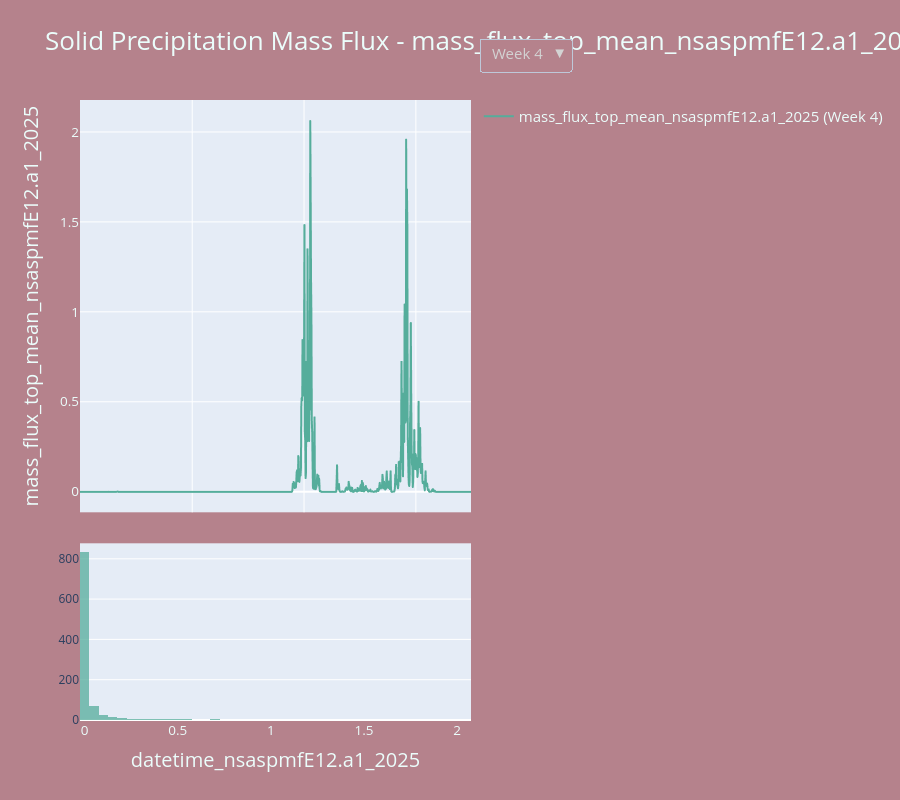
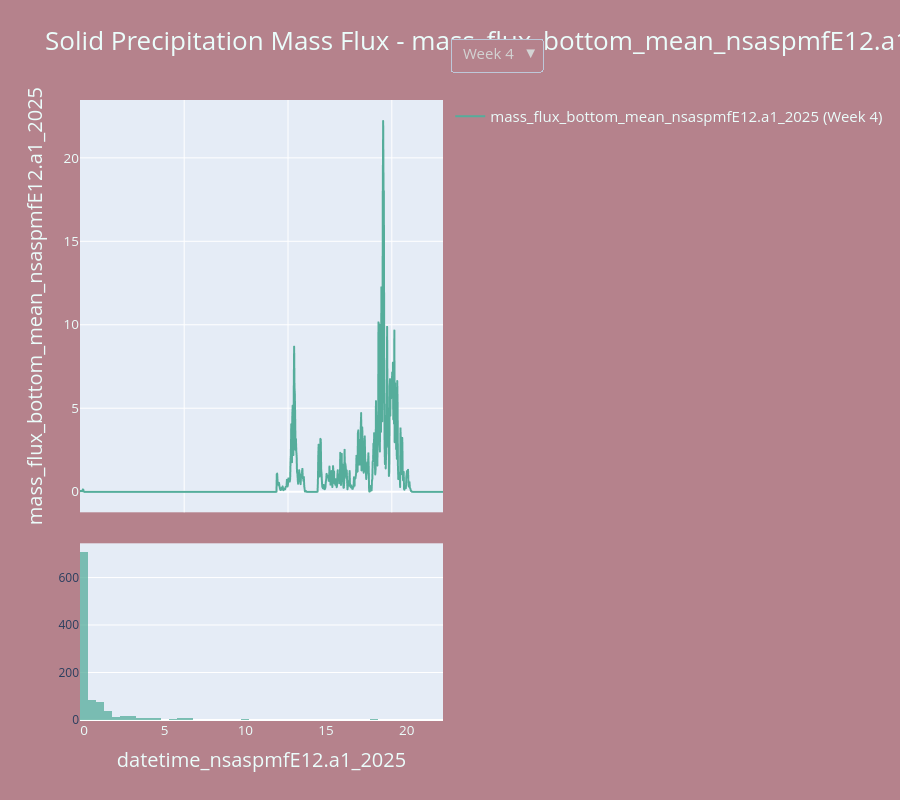
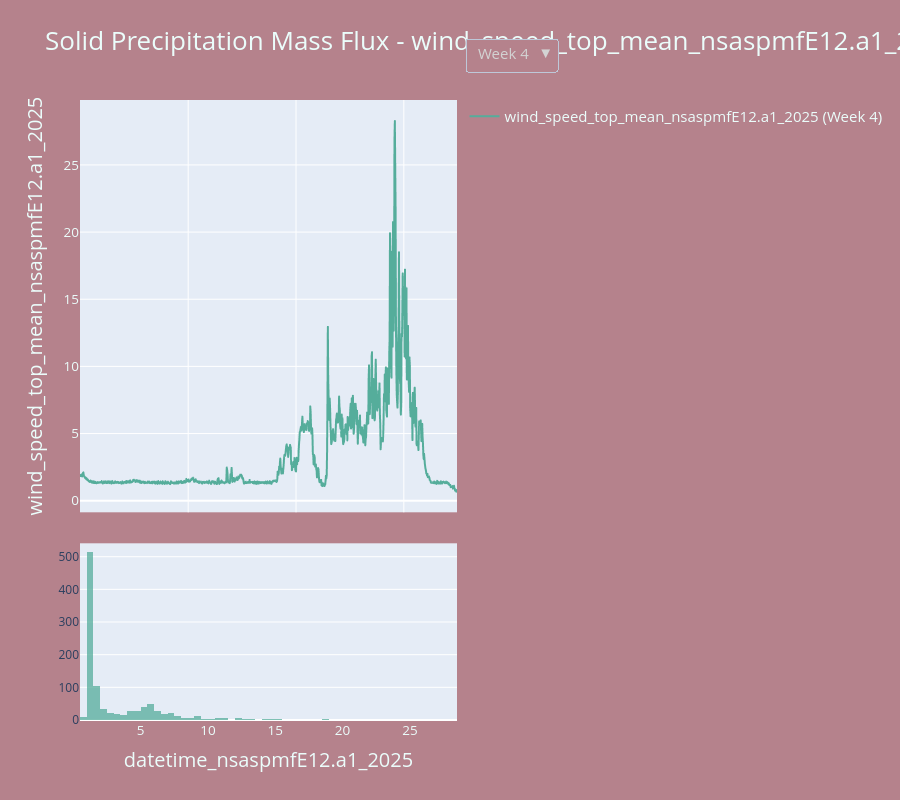
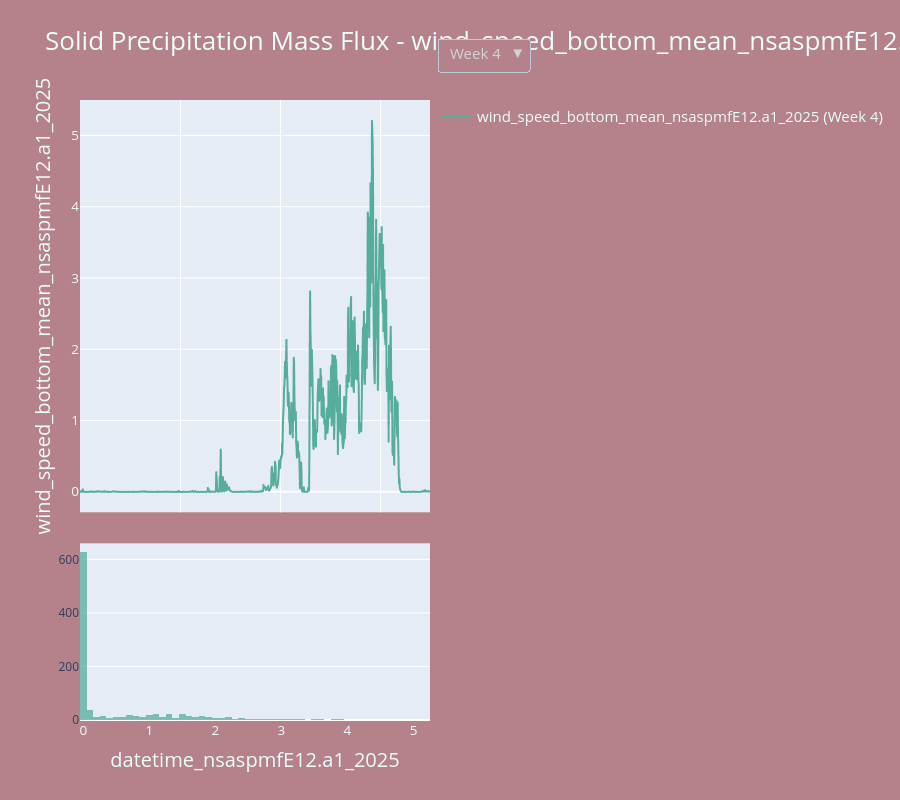

The cell these charts' notebook holds for them, in order:
### Code cell
site = "E12"
instrument = "SPMF"

df, vars, title = load_and_prepare_dataframe(site, instrument, yml)

figs = {}
for var in vars[1:]:

    fig = make_subplots(rows=2, cols=1, row_heights=[0.7, 0.3], shared_xaxes=True, vertical_spacing=0.05)
    trace_meta, hist_meta = [], []

    # var = vars[1]
    time_col = vars[0]
    weeks = sorted(df['week'].unique(), reverse=True)  # show Week 4 first in dropdown

    # Add one line plot per week
    for week in weeks:
        df_week = df[df['week'] == week]
        trace = go.Scattergl(
            x=df_week[time_col],
            y=df_week[var],
            mode='lines',
            name=f"{var} (Week {week})",
            visible=(week == weeks[0]),
            showlegend=True,
            line=dict(color="#55AD9B")
        )
        fig.add_trace(trace, row=1, col=1)
        trace_meta.append(week)


    for week in weeks:
        df_week = df[df['week'] == week]
        hist = go.Histogram(
            x=df_week[var],
            nbinsx=100,
            marker=dict(color="#55AD9B"),
            opacity=0.75,
            name=f"{var} Histogram (Week {week})",
            visible=(week == weeks[0]),
            showlegend=False
        )
        fig.add_trace(hist, row=2, col=1)
        hist_meta.append(week)
        
    # Create dropdown menu buttons
    buttons = []
    for i, week in enumerate(weeks):
        n_weeks = len(weeks)
        visibility = [j == i for j in range(n_weeks)] + [j == i for j in range(n_weeks)]
        buttons.append(dict(
            label=f"Week {week}",
            method="update",
            args=[
                {"visible": visibility},
                {"title": f"{title} - {var} (Week {week})"}
            ]
        ))

    # Layout
    fig.update_layout(
        paper_bgcolor='#B5828C',
        title=dict(
            text=f"{title} - {var} (Week {weeks[0]})",
            font=dict(color='#EBFDFB', size=26, family=fontfamily)
        ),
        xaxis2=dict(  # x-axis of histogram (bottom plot)
            title=dict(text=time_col, font=dict(color='#EBFDFB', size=20, family=fontfamily)),
            tickfont=dict(color='#EBFDFB', size=13.5, family=fontfamily)
        ),
        yaxis=dict(
            title=dict(text=var, font=dict(color='#EBFDFB', size=20, family=fontfamily)),
            tickfont=dict(color='#EBFDFB', size=13.5, family=fontfamily)
        ),
        legend=dict(
            x=1.02, y=1, yanchor='top',
            font=dict(color='#EBFDFB', size=15, family=fontfamily)
        ),
        updatemenus=[dict(
            type="dropdown",
            direction="down",
            showactive=True,
            x=1.02,
            y=1.1,
            xanchor="left",
            yanchor="top",
            font=dict(color="lightgrey", size=15, family=fontfamily),
            buttons=buttons
        )],
        height=800
    )
    figs[var] = fig
    fig.show()

html_blocks, mode_blocks = [], []
for i, (name, fig) in enumerate(figs.items()):

    mode_block = f"""
            <li data-target="{name}_container"><a href="#">{name}</a></li>
    """
    mode_blocks.append(mode_block)


    fig_html = pio.to_html(fig, include_plotlyjs=False, full_html=False)
    html_block = f"""
    <div class="plot-wrapper" data-container="{name}_container">
        <div id="{name}_container"  class="plot-container">
            {fig_html}
        </div>
    </div>
    """
    html_blocks.append(html_block)

full_html = f"""
<!DOCTYPE html>
<html lang="en">
<head>
    <meta charset="UTF-8">
    <meta name="viewport" content="width=device-width, initial-scale=1.0">
    <title>{title} Plotly Plots</title>
    <link rel="stylesheet" href="https://cdnjs.cloudflare.com/ajax/libs/font-awesome/6.5.0/css/all.min.css">
    <link rel="stylesheet" href="../../style.css">
    <script src="https://cdn.plot.ly/plotly-latest.min.js"></script>
</head>
<body>
    <h1>{title} ({instrument}, {site}) Plotly Plots</h1>

    <nav id="cut-nav"> 
        <ul id="cut-links"></ul>
    </nav>

    <!-- performance or selection plots -->
    <nav id="mode-nav">
        <ul>
            <li>Plot: </li>
            {''.join(mode_blocks)}
        </ul>
    </nav>

    <!-- Section to display images -->
    <section>
        <h2 id="cut-title">{title} ({instrument}, {site}) Description<br>
            Can drag to zoom in & double click to reset below images
        </h2>
        <div class="wrapper" id="image-container">
            <!-- Images will be dynamically added here -->
        </div>
    </section>

    <!-- Modal for Fullscreen Image -->
    <div id="image-modal" class="modal">
        <span class="close">&times;</span>
        <img class="modal-content" id="modal-img">
    </div>

    {''.join(html_blocks)}

    <script src="../../cut_link.js"></script>
    <script src="../../scroll.js"></script>
    <script src="../../navigation.js"></script>
</body>
</html>
"""

with open(f'../tmp/{site}/{instrument}.html', "w", encoding="utf-8") as f:
    f.write(full_html)

### Figure 1 — Plotly figure (JSON) as saved in the notebook; plotly's stock layout.template omitted (floating-point values rounded to 4 significant figures; data arrays with more than 128 entries replaced by an {"elided": "..."} marker saying what was removed)
{"data": [{"line": {"color": "#55AD9B"}, "mode": "lines", "name": "mass_flux_top_mean_nsaspmfE12.a1_2025 (Week 4)", "showlegend": true, "type": "scattergl", "visible": true, "x": {"elided": "1008 str values"}, "xaxis": "x", "y": {"elided": "1008 float values"}, "yaxis": "y"}, {"line": {"color": "#55AD9B"}, "mode": "lines", "name": "mass_flux_top_mean_nsaspmfE12.a1_2025 (Week 3)", "showlegend": true, "type": "scattergl", "visible": false, "x": {"elided": "720 str values"}, "xaxis": "x", "y": {"elided": "720 float values"}, "yaxis": "y"}, {"line": {"color": "#55AD9B"}, "mode": "lines", "name": "mass_flux_top_mean_nsaspmfE12.a1_2025 (Week 2)", "showlegend": true, "type": "scattergl", "visible": false, "x": {"elided": "1008 str values"}, "xaxis": "x", "y": {"elided": "1008 float values"}, "yaxis": "y"}, {"line": {"color": "#55AD9B"}, "mode": "lines", "name": "mass_flux_top_mean_nsaspmfE12.a1_2025 (Week 1)", "showlegend": true, "type": "scattergl", "visible": false, "x": {"elided": "1008 str values"}, "xaxis": "x", "y": {"elided": "1008 float values"}, "yaxis": "y"}, {"marker": {"color": "#55AD9B"}, "name": "mass_flux_top_mean_nsaspmfE12.a1_2025 Histogram (Week 4)", "nbinsx": 100, "opacity": 0.75, "showlegend": false, "type": "histogram", "visible": true, "x": {"elided": "1008 float values"}, "xaxis": "x2", "yaxis": "y2"}, {"marker": {"color": "#55AD9B"}, "name": "mass_flux_top_mean_nsaspmfE12.a1_2025 Histogram (Week 3)", "nbinsx": 100, "opacity": 0.75, "showlegend": false, "type": "histogram", "visible": false, "x": {"elided": "720 float values"}, "xaxis": "x2", "yaxis": "y2"}, {"marker": {"color": "#55AD9B"}, "name": "mass_flux_top_mean_nsaspmfE12.a1_2025 Histogram (Week 2)", "nbinsx": 100, "opacity": 0.75, "showlegend": false, "type": "histogram", "visible": false, "x": {"elided": "1008 float values"}, "xaxis": "x2", "yaxis": "y2"}, {"marker": {"color": "#55AD9B"}, "name": "mass_flux_top_mean_nsaspmfE12.a1_2025 Histogram (Week 1)", "nbinsx": 100, "opacity": 0.75, "showlegend": false, "type": "histogram", "visible": false, "x": {"elided": "1008 float values"}, "xaxis": "x2", "yaxis": "y2"}], "layout": {"height": 800, "legend": {"font": {"color": "#EBFDFB", "family": "Open Sans", "size": 15}, "x": 1.02, "y": 1, "yanchor": "top"}, "paper_bgcolor": "#B5828C", "title": {"font": {"color": "#EBFDFB", "family": "Open Sans", "size": 26}, "text": "Solid Precipitation Mass Flux - mass_flux_top_mean_nsaspmfE12.a1_2025 (Week 4)"}, "updatemenus": [{"buttons": [{"args": [{"visible": [true, false, false, false, true, false, false, false]}, {"title": "Solid Precipitation Mass Flux - mass_flux_top_mean_nsaspmfE12.a1_2025 (Week 4)"}], "label": "Week 4", "method": "update"}, {"args": [{"visible": [false, true, false, false, false, true, false, false]}, {"title": "Solid Precipitation Mass Flux - mass_flux_top_mean_nsaspmfE12.a1_2025 (Week 3)"}], "label": "Week 3", "method": "update"}, {"args": [{"visible": [false, false, true, false, false, false, true, false]}, {"title": "Solid Precipitation Mass Flux - mass_flux_top_mean_nsaspmfE12.a1_2025 (Week 2)"}], "label": "Week 2", "method": "update"}, {"args": [{"visible": [false, false, false, true, false, false, false, true]}, {"title": "Solid Precipitation Mass Flux - mass_flux_top_mean_nsaspmfE12.a1_2025 (Week 1)"}], "label": "Week 1", "method": "update"}], "direction": "down", "font": {"color": "lightgrey", "family": "Open Sans", "size": 15}, "showactive": true, "type": "dropdown", "x": 1.02, "xanchor": "left", "y": 1.1, "yanchor": "top"}], "xaxis": {"anchor": "y", "domain": [0, 1], "matches": "x2", "showticklabels": false}, "xaxis2": {"anchor": "y2", "domain": [0, 1], "tickfont": {"color": "#EBFDFB", "family": "Open Sans", "size": 13.5}, "title": {"font": {"color": "#EBFDFB", "family": "Open Sans", "size": 20}, "text": "datetime_nsaspmfE12.a1_2025"}}, "yaxis": {"anchor": "x", "domain": [0.335, 1.0], "tickfont": {"color": "#EBFDFB", "family": "Open Sans", "size": 13.5}, "title": {"font": {"color": "#EBFDFB", "family": "Open Sans", "size": 20}, "text": "mass_flux_top_mean_nsaspmfE12.a1_2025"}}, "yaxis2": {"anchor": "x2", "domain": [0, 0.285]}}}

### Figure 2 — Plotly figure (JSON) as saved in the notebook; plotly's stock layout.template omitted (floating-point values rounded to 4 significant figures; data arrays with more than 128 entries replaced by an {"elided": "..."} marker saying what was removed)
{"data": [{"line": {"color": "#55AD9B"}, "mode": "lines", "name": "mass_flux_bottom_mean_nsaspmfE12.a1_2025 (Week 4)", "showlegend": true, "type": "scattergl", "visible": true, "x": {"elided": "1008 str values"}, "xaxis": "x", "y": {"elided": "1008 float values"}, "yaxis": "y"}, {"line": {"color": "#55AD9B"}, "mode": "lines", "name": "mass_flux_bottom_mean_nsaspmfE12.a1_2025 (Week 3)", "showlegend": true, "type": "scattergl", "visible": false, "x": {"elided": "720 str values"}, "xaxis": "x", "y": {"elided": "720 float values"}, "yaxis": "y"}, {"line": {"color": "#55AD9B"}, "mode": "lines", "name": "mass_flux_bottom_mean_nsaspmfE12.a1_2025 (Week 2)", "showlegend": true, "type": "scattergl", "visible": false, "x": {"elided": "1008 str values"}, "xaxis": "x", "y": {"elided": "1008 float values"}, "yaxis": "y"}, {"line": {"color": "#55AD9B"}, "mode": "lines", "name": "mass_flux_bottom_mean_nsaspmfE12.a1_2025 (Week 1)", "showlegend": true, "type": "scattergl", "visible": false, "x": {"elided": "1008 str values"}, "xaxis": "x", "y": {"elided": "1008 float values"}, "yaxis": "y"}, {"marker": {"color": "#55AD9B"}, "name": "mass_flux_bottom_mean_nsaspmfE12.a1_2025 Histogram (Week 4)", "nbinsx": 100, "opacity": 0.75, "showlegend": false, "type": "histogram", "visible": true, "x": {"elided": "1008 float values"}, "xaxis": "x2", "yaxis": "y2"}, {"marker": {"color": "#55AD9B"}, "name": "mass_flux_bottom_mean_nsaspmfE12.a1_2025 Histogram (Week 3)", "nbinsx": 100, "opacity": 0.75, "showlegend": false, "type": "histogram", "visible": false, "x": {"elided": "720 float values"}, "xaxis": "x2", "yaxis": "y2"}, {"marker": {"color": "#55AD9B"}, "name": "mass_flux_bottom_mean_nsaspmfE12.a1_2025 Histogram (Week 2)", "nbinsx": 100, "opacity": 0.75, "showlegend": false, "type": "histogram", "visible": false, "x": {"elided": "1008 float values"}, "xaxis": "x2", "yaxis": "y2"}, {"marker": {"color": "#55AD9B"}, "name": "mass_flux_bottom_mean_nsaspmfE12.a1_2025 Histogram (Week 1)", "nbinsx": 100, "opacity": 0.75, "showlegend": false, "type": "histogram", "visible": false, "x": {"elided": "1008 float values"}, "xaxis": "x2", "yaxis": "y2"}], "layout": {"height": 800, "legend": {"font": {"color": "#EBFDFB", "family": "Open Sans", "size": 15}, "x": 1.02, "y": 1, "yanchor": "top"}, "paper_bgcolor": "#B5828C", "title": {"font": {"color": "#EBFDFB", "family": "Open Sans", "size": 26}, "text": "Solid Precipitation Mass Flux - mass_flux_bottom_mean_nsaspmfE12.a1_2025 (Week 4)"}, "updatemenus": [{"buttons": [{"args": [{"visible": [true, false, false, false, true, false, false, false]}, {"title": "Solid Precipitation Mass Flux - mass_flux_bottom_mean_nsaspmfE12.a1_2025 (Week 4)"}], "label": "Week 4", "method": "update"}, {"args": [{"visible": [false, true, false, false, false, true, false, false]}, {"title": "Solid Precipitation Mass Flux - mass_flux_bottom_mean_nsaspmfE12.a1_2025 (Week 3)"}], "label": "Week 3", "method": "update"}, {"args": [{"visible": [false, false, true, false, false, false, true, false]}, {"title": "Solid Precipitation Mass Flux - mass_flux_bottom_mean_nsaspmfE12.a1_2025 (Week 2)"}], "label": "Week 2", "method": "update"}, {"args": [{"visible": [false, false, false, true, false, false, false, true]}, {"title": "Solid Precipitation Mass Flux - mass_flux_bottom_mean_nsaspmfE12.a1_2025 (Week 1)"}], "label": "Week 1", "method": "update"}], "direction": "down", "font": {"color": "lightgrey", "family": "Open Sans", "size": 15}, "showactive": true, "type": "dropdown", "x": 1.02, "xanchor": "left", "y": 1.1, "yanchor": "top"}], "xaxis": {"anchor": "y", "domain": [0, 1], "matches": "x2", "showticklabels": false}, "xaxis2": {"anchor": "y2", "domain": [0, 1], "tickfont": {"color": "#EBFDFB", "family": "Open Sans", "size": 13.5}, "title": {"font": {"color": "#EBFDFB", "family": "Open Sans", "size": 20}, "text": "datetime_nsaspmfE12.a1_2025"}}, "yaxis": {"anchor": "x", "domain": [0.335, 1.0], "tickfont": {"color": "#EBFDFB", "family": "Open Sans", "size": 13.5}, "title": {"font": {"color": "#EBFDFB", "family": "Open Sans", "size": 20}, "text": "mass_flux_bottom_mean_nsaspmfE12.a1_2025"}}, "yaxis2": {"anchor": "x2", "domain": [0, 0.285]}}}

### Figure 3 — Plotly figure (JSON) as saved in the notebook; plotly's stock layout.template omitted (floating-point values rounded to 4 significant figures; data arrays with more than 128 entries replaced by an {"elided": "..."} marker saying what was removed)
{"data": [{"line": {"color": "#55AD9B"}, "mode": "lines", "name": "wind_speed_top_mean_nsaspmfE12.a1_2025 (Week 4)", "showlegend": true, "type": "scattergl", "visible": true, "x": {"elided": "1008 str values"}, "xaxis": "x", "y": {"elided": "1008 float values"}, "yaxis": "y"}, {"line": {"color": "#55AD9B"}, "mode": "lines", "name": "wind_speed_top_mean_nsaspmfE12.a1_2025 (Week 3)", "showlegend": true, "type": "scattergl", "visible": false, "x": {"elided": "720 str values"}, "xaxis": "x", "y": {"elided": "720 float values"}, "yaxis": "y"}, {"line": {"color": "#55AD9B"}, "mode": "lines", "name": "wind_speed_top_mean_nsaspmfE12.a1_2025 (Week 2)", "showlegend": true, "type": "scattergl", "visible": false, "x": {"elided": "1008 str values"}, "xaxis": "x", "y": {"elided": "1008 float values"}, "yaxis": "y"}, {"line": {"color": "#55AD9B"}, "mode": "lines", "name": "wind_speed_top_mean_nsaspmfE12.a1_2025 (Week 1)", "showlegend": true, "type": "scattergl", "visible": false, "x": {"elided": "1008 str values"}, "xaxis": "x", "y": {"elided": "1008 float values"}, "yaxis": "y"}, {"marker": {"color": "#55AD9B"}, "name": "wind_speed_top_mean_nsaspmfE12.a1_2025 Histogram (Week 4)", "nbinsx": 100, "opacity": 0.75, "showlegend": false, "type": "histogram", "visible": true, "x": {"elided": "1008 float values"}, "xaxis": "x2", "yaxis": "y2"}, {"marker": {"color": "#55AD9B"}, "name": "wind_speed_top_mean_nsaspmfE12.a1_2025 Histogram (Week 3)", "nbinsx": 100, "opacity": 0.75, "showlegend": false, "type": "histogram", "visible": false, "x": {"elided": "720 float values"}, "xaxis": "x2", "yaxis": "y2"}, {"marker": {"color": "#55AD9B"}, "name": "wind_speed_top_mean_nsaspmfE12.a1_2025 Histogram (Week 2)", "nbinsx": 100, "opacity": 0.75, "showlegend": false, "type": "histogram", "visible": false, "x": {"elided": "1008 float values"}, "xaxis": "x2", "yaxis": "y2"}, {"marker": {"color": "#55AD9B"}, "name": "wind_speed_top_mean_nsaspmfE12.a1_2025 Histogram (Week 1)", "nbinsx": 100, "opacity": 0.75, "showlegend": false, "type": "histogram", "visible": false, "x": {"elided": "1008 float values"}, "xaxis": "x2", "yaxis": "y2"}], "layout": {"height": 800, "legend": {"font": {"color": "#EBFDFB", "family": "Open Sans", "size": 15}, "x": 1.02, "y": 1, "yanchor": "top"}, "paper_bgcolor": "#B5828C", "title": {"font": {"color": "#EBFDFB", "family": "Open Sans", "size": 26}, "text": "Solid Precipitation Mass Flux - wind_speed_top_mean_nsaspmfE12.a1_2025 (Week 4)"}, "updatemenus": [{"buttons": [{"args": [{"visible": [true, false, false, false, true, false, false, false]}, {"title": "Solid Precipitation Mass Flux - wind_speed_top_mean_nsaspmfE12.a1_2025 (Week 4)"}], "label": "Week 4", "method": "update"}, {"args": [{"visible": [false, true, false, false, false, true, false, false]}, {"title": "Solid Precipitation Mass Flux - wind_speed_top_mean_nsaspmfE12.a1_2025 (Week 3)"}], "label": "Week 3", "method": "update"}, {"args": [{"visible": [false, false, true, false, false, false, true, false]}, {"title": "Solid Precipitation Mass Flux - wind_speed_top_mean_nsaspmfE12.a1_2025 (Week 2)"}], "label": "Week 2", "method": "update"}, {"args": [{"visible": [false, false, false, true, false, false, false, true]}, {"title": "Solid Precipitation Mass Flux - wind_speed_top_mean_nsaspmfE12.a1_2025 (Week 1)"}], "label": "Week 1", "method": "update"}], "direction": "down", "font": {"color": "lightgrey", "family": "Open Sans", "size": 15}, "showactive": true, "type": "dropdown", "x": 1.02, "xanchor": "left", "y": 1.1, "yanchor": "top"}], "xaxis": {"anchor": "y", "domain": [0, 1], "matches": "x2", "showticklabels": false}, "xaxis2": {"anchor": "y2", "domain": [0, 1], "tickfont": {"color": "#EBFDFB", "family": "Open Sans", "size": 13.5}, "title": {"font": {"color": "#EBFDFB", "family": "Open Sans", "size": 20}, "text": "datetime_nsaspmfE12.a1_2025"}}, "yaxis": {"anchor": "x", "domain": [0.335, 1.0], "tickfont": {"color": "#EBFDFB", "family": "Open Sans", "size": 13.5}, "title": {"font": {"color": "#EBFDFB", "family": "Open Sans", "size": 20}, "text": "wind_speed_top_mean_nsaspmfE12.a1_2025"}}, "yaxis2": {"anchor": "x2", "domain": [0, 0.285]}}}

### Figure 4 — Plotly figure (JSON) as saved in the notebook; plotly's stock layout.template omitted (floating-point values rounded to 4 significant figures; data arrays with more than 128 entries replaced by an {"elided": "..."} marker saying what was removed)
{"data": [{"line": {"color": "#55AD9B"}, "mode": "lines", "name": "wind_speed_bottom_mean_nsaspmfE12.a1_2025 (Week 4)", "showlegend": true, "type": "scattergl", "visible": true, "x": {"elided": "1008 str values"}, "xaxis": "x", "y": {"elided": "1008 float values"}, "yaxis": "y"}, {"line": {"color": "#55AD9B"}, "mode": "lines", "name": "wind_speed_bottom_mean_nsaspmfE12.a1_2025 (Week 3)", "showlegend": true, "type": "scattergl", "visible": false, "x": {"elided": "720 str values"}, "xaxis": "x", "y": {"elided": "720 float values"}, "yaxis": "y"}, {"line": {"color": "#55AD9B"}, "mode": "lines", "name": "wind_speed_bottom_mean_nsaspmfE12.a1_2025 (Week 2)", "showlegend": true, "type": "scattergl", "visible": false, "x": {"elided": "1008 str values"}, "xaxis": "x", "y": {"elided": "1008 float values"}, "yaxis": "y"}, {"line": {"color": "#55AD9B"}, "mode": "lines", "name": "wind_speed_bottom_mean_nsaspmfE12.a1_2025 (Week 1)", "showlegend": true, "type": "scattergl", "visible": false, "x": {"elided": "1008 str values"}, "xaxis": "x", "y": {"elided": "1008 float values"}, "yaxis": "y"}, {"marker": {"color": "#55AD9B"}, "name": "wind_speed_bottom_mean_nsaspmfE12.a1_2025 Histogram (Week 4)", "nbinsx": 100, "opacity": 0.75, "showlegend": false, "type": "histogram", "visible": true, "x": {"elided": "1008 float values"}, "xaxis": "x2", "yaxis": "y2"}, {"marker": {"color": "#55AD9B"}, "name": "wind_speed_bottom_mean_nsaspmfE12.a1_2025 Histogram (Week 3)", "nbinsx": 100, "opacity": 0.75, "showlegend": false, "type": "histogram", "visible": false, "x": {"elided": "720 float values"}, "xaxis": "x2", "yaxis": "y2"}, {"marker": {"color": "#55AD9B"}, "name": "wind_speed_bottom_mean_nsaspmfE12.a1_2025 Histogram (Week 2)", "nbinsx": 100, "opacity": 0.75, "showlegend": false, "type": "histogram", "visible": false, "x": {"elided": "1008 float values"}, "xaxis": "x2", "yaxis": "y2"}, {"marker": {"color": "#55AD9B"}, "name": "wind_speed_bottom_mean_nsaspmfE12.a1_2025 Histogram (Week 1)", "nbinsx": 100, "opacity": 0.75, "showlegend": false, "type": "histogram", "visible": false, "x": {"elided": "1008 float values"}, "xaxis": "x2", "yaxis": "y2"}], "layout": {"height": 800, "legend": {"font": {"color": "#EBFDFB", "family": "Open Sans", "size": 15}, "x": 1.02, "y": 1, "yanchor": "top"}, "paper_bgcolor": "#B5828C", "title": {"font": {"color": "#EBFDFB", "family": "Open Sans", "size": 26}, "text": "Solid Precipitation Mass Flux - wind_speed_bottom_mean_nsaspmfE12.a1_2025 (Week 4)"}, "updatemenus": [{"buttons": [{"args": [{"visible": [true, false, false, false, true, false, false, false]}, {"title": "Solid Precipitation Mass Flux - wind_speed_bottom_mean_nsaspmfE12.a1_2025 (Week 4)"}], "label": "Week 4", "method": "update"}, {"args": [{"visible": [false, true, false, false, false, true, false, false]}, {"title": "Solid Precipitation Mass Flux - wind_speed_bottom_mean_nsaspmfE12.a1_2025 (Week 3)"}], "label": "Week 3", "method": "update"}, {"args": [{"visible": [false, false, true, false, false, false, true, false]}, {"title": "Solid Precipitation Mass Flux - wind_speed_bottom_mean_nsaspmfE12.a1_2025 (Week 2)"}], "label": "Week 2", "method": "update"}, {"args": [{"visible": [false, false, false, true, false, false, false, true]}, {"title": "Solid Precipitation Mass Flux - wind_speed_bottom_mean_nsaspmfE12.a1_2025 (Week 1)"}], "label": "Week 1", "method": "update"}], "direction": "down", "font": {"color": "lightgrey", "family": "Open Sans", "size": 15}, "showactive": true, "type": "dropdown", "x": 1.02, "xanchor": "left", "y": 1.1, "yanchor": "top"}], "xaxis": {"anchor": "y", "domain": [0, 1], "matches": "x2", "showticklabels": false}, "xaxis2": {"anchor": "y2", "domain": [0, 1], "tickfont": {"color": "#EBFDFB", "family": "Open Sans", "size": 13.5}, "title": {"font": {"color": "#EBFDFB", "family": "Open Sans", "size": 20}, "text": "datetime_nsaspmfE12.a1_2025"}}, "yaxis": {"anchor": "x", "domain": [0.335, 1.0], "tickfont": {"color": "#EBFDFB", "family": "Open Sans", "size": 13.5}, "title": {"font": {"color": "#EBFDFB", "family": "Open Sans", "size": 20}, "text": "wind_speed_bottom_mean_nsaspmfE12.a1_2025"}}, "yaxis2": {"anchor": "x2", "domain": [0, 0.285]}}}
